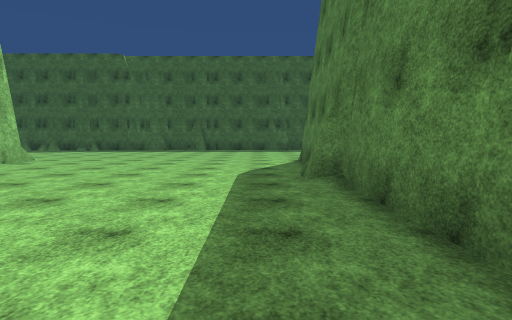
[1] (above)

21 first-person views from a walk through a scene from a Unity 3-D project. The camera is 1.4 m above the floor, tilts 4° down and sees 75° across. The floor is counted in squares, 2 m on a side. Each view is taken from the middle of a square. On the plan, view 1 faces up. The plan holds only what a view shows up to about 10 squares ahead; the rest is blank. The place goes on beyond the plan. The player character is not drawn. Surface patterns are stand-ins for the level's own textures.

[2]
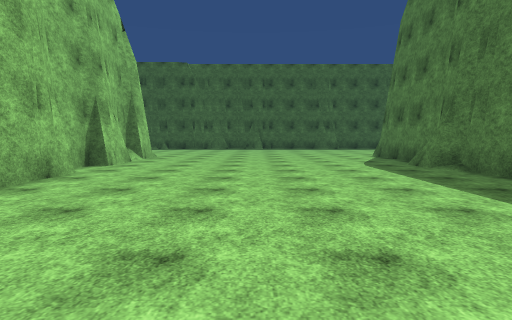

[3]
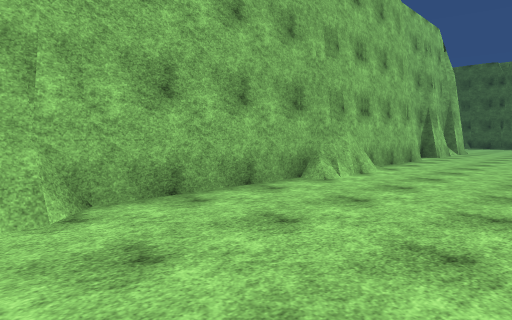

[4]
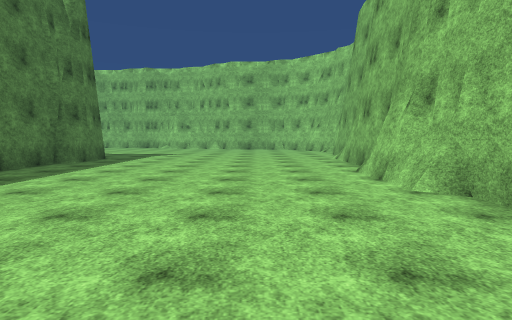

[5]
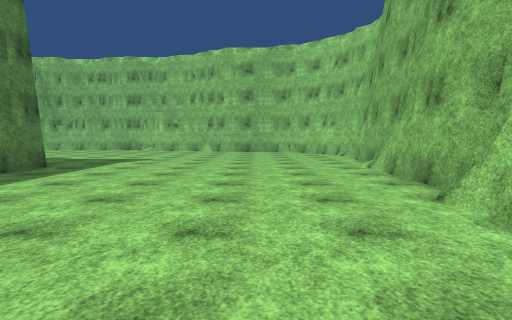

[6]
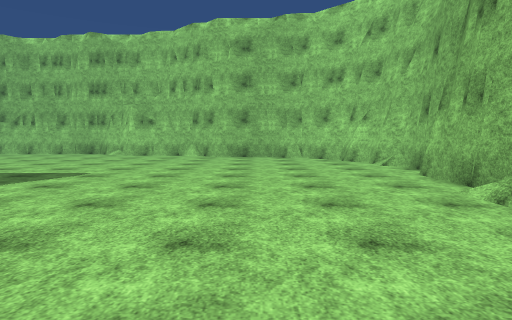

[7]
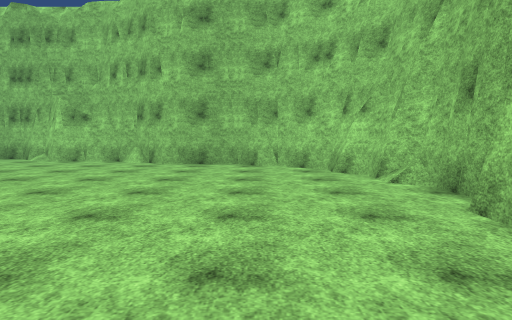

[8]
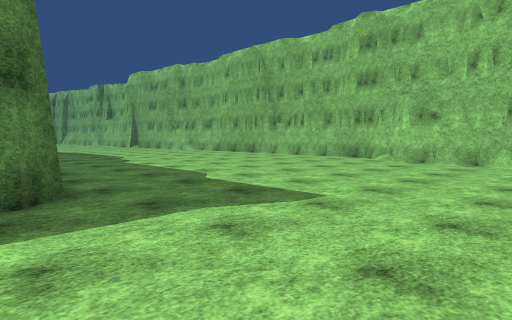

[9]
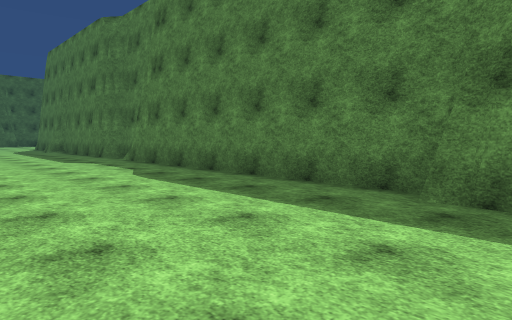

[10]
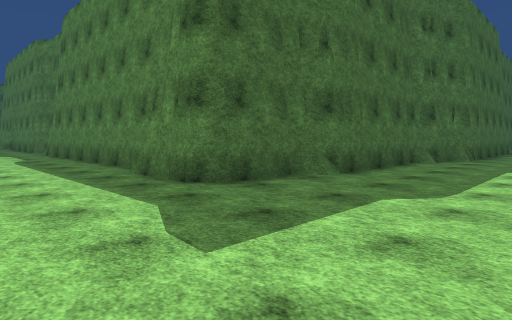

[11]
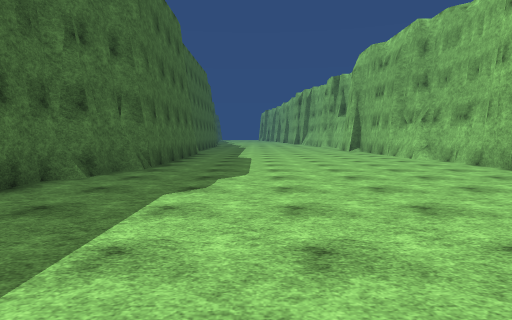

[12]
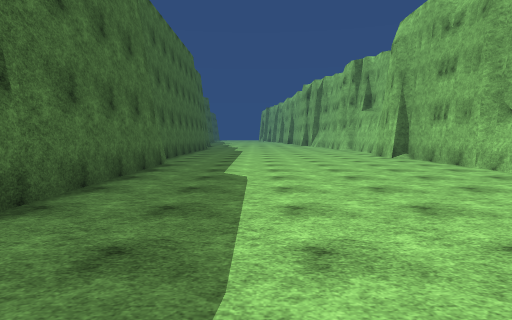

[13]
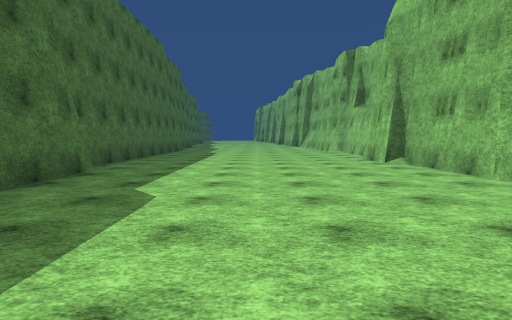

[14]
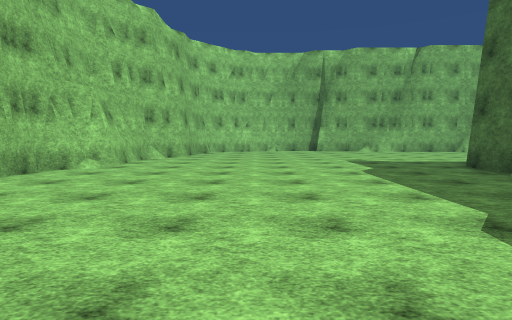

[15]
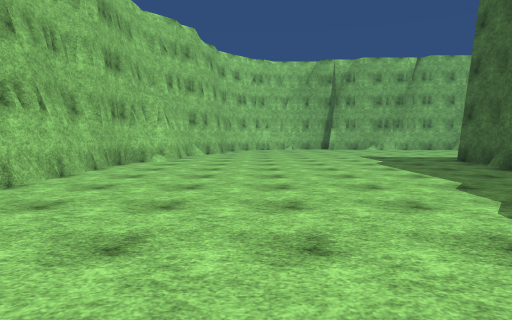

[16]
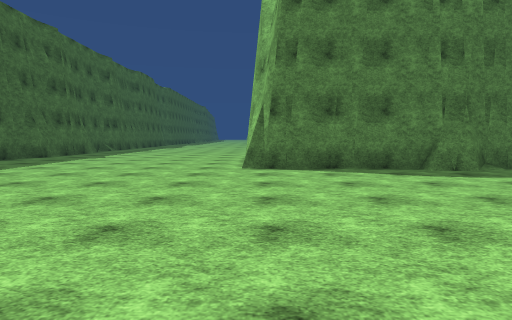

[17]
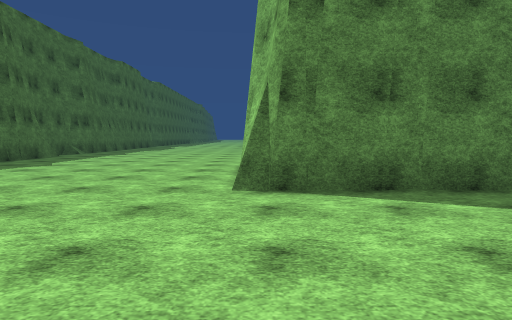

[18]
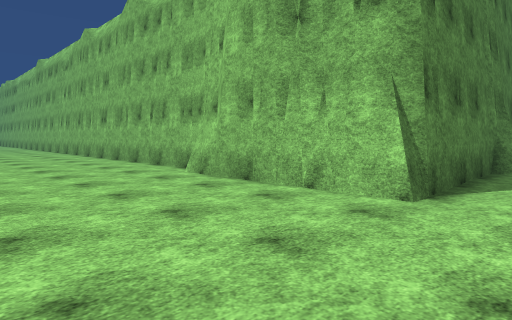

[19]
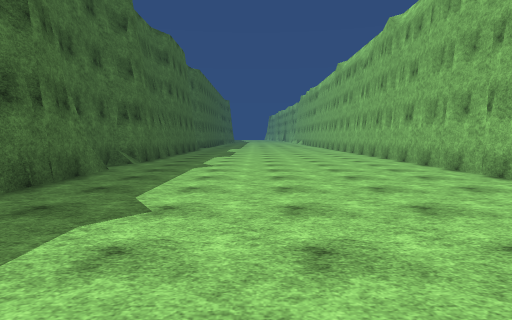

[20]
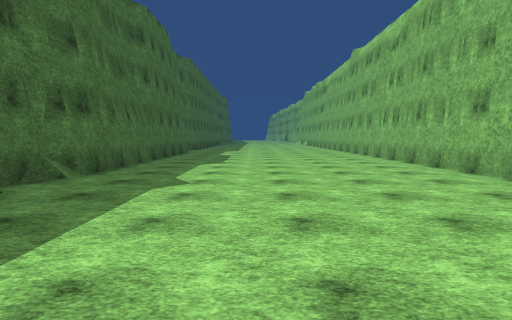

[21]
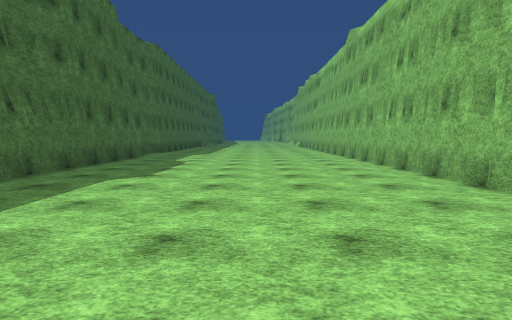

### Floor plan
Points are (right, up) in squares from view 1. A wall is a line through its corners. A room is listed if a view was taken in it or the views show most of it. See-through windows are left out.
Room 1 (views 1, 2, 3, 4, 5, 6, 7, 8, 9, 10, 11, 12, 13, 14, 15, 16, 17, 18, 19, 20, 21)
walls: (1.4, 1.6) (1.4, 5) (1.1, 5.4); (1.4, 4.8) (1.3, 5.3); (0.9, 5.5) (0.9, 6.3) (1.4, 6.3) (1.4, 10.3) (5.8, 10.3); (1.3, 5.8) (1.4, 6.4); (-6.1, 0.6) (-6.1, -1.3); (-6.3, -0.5) (-6.5, -1.1); (-6.5, -0.8) (-6.6, -1.5); (-6.5, -1.3) (-6.5, -4.9); (-6.1, 1.6) (-6.1, 1); (-6.6, 1) (-6.5, 0.5); (-6.1, -5.5) (-6.1, -7.6); (-6.6, -4.7) (-6.4, -5.8); (-6.5, -5.2) (-6.5, -5.9); (0.9, -9.8) (1.4, -9.8) (1.4, -1.4); (-6.5, -5.8) (-6.2, -6.4); (-6.5, 4.5) (-6.5, 0.8) (-6.3, 0) (-6.4, -0.4); (-6.5, -7.6) (-6.5, -11.6); (-7, 6) (-7, 5.1); (0.9, -11.7) (0.9, -9.8); (1.3, -12.1) (0.9, -11.7); (2.2, 10.1) (2.7, 10); (2.9, -12.1) (1.3, -12.1); (-6.5, 7.5) (-6.5, 6); (5.1, 10.1) (5.6, 10); (3.4, -12.6) (2.9, -12.1); (3.8, -12.6) (3.2, -12.1) (2.7, -12); (6.1, 9.8) (18.1, 9.8); (-6.5, 9.4) (-6.5, 8.5); (-7, -11.5) (-7, -14.1); (7.4, -12.6) (3.4, -12.6); (-7.3, -11.6) (-7.3, -12.1); (7.8, -13) (7.4, -12.6) (7.1, -12.6); (8.3, -13.1) (7.6, -12.6); (9.7, -13.6) (9.1, -13.1) (8.6, -13.1); (-7.6, -14.5) (-7.6, -15.6); (-7.5, -14.9) (-7.6, -15.6); (-7.6, -15.4) (-7.5, -16.1) (-7, -16.7) (-7, -17.2) (-6.5, -17.7) (-6.5, -18.1); (-7.2, -16.9) (-6.9, -17.4); (-6.8, -17.6) (-6.6, -18) (-5.6, -19.1) (-5.1, -19.1) (-4.7, -19.5) (-2.7, -19.5) (-1.7, -20.4) (-0.2, -20.7); (7.2, 17.1) (6.5, 17.3); (-2.4, -20) (-1.6, -20.3); (-1.4, -20.4) (-0.8, -20.7); (16, -13.6) (9.2, -13.6) (8.7, -13.1) (7.7, -13.1); (8.5, 17.2) (6.5, 17.2); (-1.3, -20.6) (0.8, -20.6) (1.4, -21.1) (1.9, -21.2); (1.8, -21) (2.2, -21.5) (3.1, -21.5); (12, 17.1) (11.3, 17.4); (19, -13.2) (16.7, -13.2); (13.5, 17.2) (11.1, 17.2) (10.5, 17.7) (9.3, 17.7); (13.5, -21) (18, -21); (16.1, 17.2) (15.2, 17.4); (15.8, -21) (17.1, -20.9); (18.1, 17.2) (15.4, 17.2); (18, -20.6) (19.1, -20.6)
low walls: (-6.1, -1.3) (-6.5, -1.3); (-6.3, -5.5) (-6, -6.8); (-7.6, -15.6) (-7.1, -16.1); (-1.6, -20.3) (-1.4, -20.4); (1.2, -20.9) (1.8, -21)

Where each view was taken, in squares from view 1:
view 1: 0 up, 0 right, facing up
view 2: 2 down, 3 left, facing up
view 3: 6 down, 3 left, facing up-left
view 4: 1 down, 4 left, facing down
view 5: 4 down, 4 left, facing down
view 6: 8 down, 4 left, facing down
view 7: 11 down, 5 left, facing down
view 8: 11 down, 3 left, facing down-right
view 9: 11 down, 3 left, facing up-right
view 10: 16 down, 2 left, facing up-right
view 11: 16 down, 2 right, facing right
view 12: 16 down, 7 right, facing right
view 13: 17 down, 9 right, facing right
view 14: 17 down, 9 right, facing left
view 15: 18 down, 11 right, facing left
view 16: 10 up, 6 left, facing right
view 17: 10 up, 3 left, facing right
view 18: 14 up, 0 right, facing down-right
view 19: 14 up, 2 right, facing right
view 20: 14 up, 5 right, facing right
view 21: 13 up, 8 right, facing right
